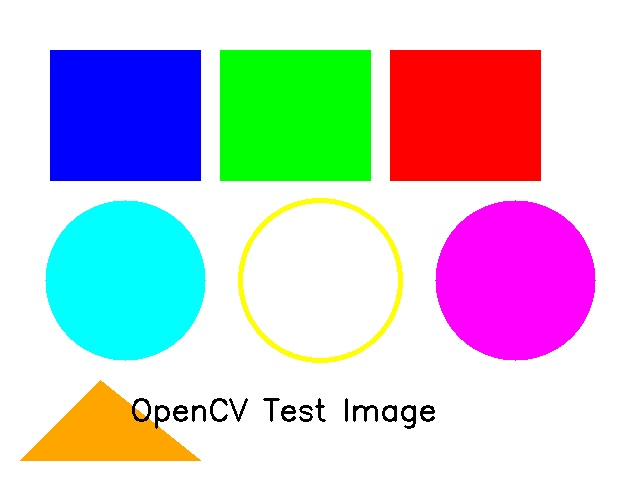
#> input picture opencv_learning/data/sample.jpg, 640 x 480 px
$ python color_spaces.py
#> lines starting #> are read from the running program, lines starting #| are printed output that depends on the picture; after the words box and inside, x2 and y2 are one past the last pixel; in counts of white or black regions, pixels touching at a corner belong together
### opencv_learning/utils/helpers.py
# =============================================================================
# 🛠 helpers.py - 工具函数库
# =============================================================================
# 本文件提供一些常用的辅助函数，供其他模块调用。
# 这样做的好处是：避免在多个文件中重复写相同的代码（DRY 原则：Don't Repeat Yourself）
# =============================================================================

# Python 3.7-3.8 兼容：让所有类型注解不被求值，避免 list[tuple] 语法报错
from __future__ import annotations

# Windows 控制台编码修复：让 emoji 和中文能正常输出
import sys as _sys
if _sys.platform == 'win32' and hasattr(_sys.stdout, 'reconfigure'):
    _sys.stdout.reconfigure(encoding='utf-8', errors='replace')
    _sys.stderr.reconfigure(encoding='utf-8', errors='replace')

import cv2                # OpenCV 库：import cv2 是约定俗成的写法
import numpy as np        # NumPy 库：import numpy as np 也是约定俗成的写法
import os                 # 操作系统接口：处理文件路径


# =============================================================================
# 1. 路径工具函数
# =============================================================================

def get_data_path(filename: str = "sample.jpg") -> str:
    """
    获取 data 目录下文件的完整路径。

    OpenCV 读取图片时需要完整路径，这个函数帮我们自动拼接路径。

    参数:
        filename: 图片文件名，默认为 "sample.jpg"

    返回:
        str: 文件的完整路径，例如 "D:/zhy/ai/git/opencv_learning/data/sample.jpg"

    原理:
        os.path.dirname(os.path.abspath(__file__)) 获取当前文件(helpers.py)所在目录
        再往上两级就到了项目根目录，然后拼接 data/ 和文件名
    """
    # __file__ 是当前文件的路径，例如 ".../utils/helpers.py"
    # os.path.abspath() 转为绝对路径
    # os.path.dirname() 取目录部分，即 ".../utils"
    current_dir = os.path.dirname(os.path.abspath(__file__))

    # os.path.dirname() 再取一次，即 ".../opencv_learning"（项目根目录）
    project_root = os.path.dirname(current_dir)

    # os.path.join() 把多个路径片段拼接成一个完整路径
    # 它会自动使用当前操作系统的路径分隔符（Windows 是 \，Linux 是 /）
    return os.path.join(project_root, "data", filename)


# [86 lines left out: functions get_output_path, create_sample_image, not called in this run]


# =============================================================================
# 3. 图像显示工具
# =============================================================================

def show_image(title: str, image: np.ndarray, wait: bool = True):
    """
    在窗口中显示图像。
    这是一个封装函数，让显示图像的操作更简洁。

    参数:
        title: 窗口标题
        image: 要显示的图像（numpy 数组）
        wait:  True = 等待用户按键后关闭窗口
              False = 立即返回（用于连续显示多张图时）

    OpenCV 窗口操作原理:
        cv2.imshow() 创建或更新一个窗口
        cv2.waitKey() 等待键盘输入，这是必须的——没有它窗口不会刷新
        参数是等待的毫秒数: 0 = 无限等待, >0 = 等待指定毫秒
    """
    cv2.imshow(title, image)
    if wait:
        print(f"   📺 显示窗口: '{title}' — 按任意键关闭窗口继续...")
        cv2.waitKey(0)           # 等待用户按键
        cv2.destroyWindow(title) # 关闭当前窗口


def show_multiple_images(images: list[tuple[str, np.ndarray]], cols: int = 2):
    """
    在一个窗口中并排显示多张图片。
    用于对比不同处理效果——比如原图和滤波后的图放在一起看。

    参数:
        images: 列表，每个元素是 (标题, 图像) 的元组
        cols:   每行放几张图

    原理:
        用 np.hstack() 或 np.vstack() 把多张图片拼成一张大图，然后显示。
        如果图片大小不一致，会先调整到相同大小。
        如果图片通道数不一致（比如灰度图和彩色图混在一起），灰度图会先转成彩色。
    """
    if len(images) == 0:
        return

    # --- 获取第一张图片的尺寸作为统一尺寸 ---
    h, w = images[0][1].shape[:2]  # .shape 返回 (高度, 宽度) 或 (高度, 宽度, 通道)

    # --- 处理每张图片 ---
    processed = []
    for title, img in images:
        # 统一尺寸
        if img.shape[:2] != (h, w):
            img = cv2.resize(img, (w, h))
        # 如果是灰度图（2维），转为3通道彩色以便拼接
        if len(img.shape) == 2:
            # cv2.cvtColor() 用于颜色空间转换
            # COLOR_GRAY2BGR 将灰度图转成 BGR 三通道（但看起来还是灰色）
            img = cv2.cvtColor(img, cv2.COLOR_GRAY2BGR)
        # 在图片上添加标题文字
        cv2.putText(img, title, (10, 30), cv2.FONT_HERSHEY_SIMPLEX,
                    0.7, (0, 0, 255), 2)
        processed.append(img)

    # --- 按行列拼接图片 ---
    rows = []
    for i in range(0, len(processed), cols):
        batch = processed[i:i + cols]
        # 如果这一行图片数不够 cols，用空白图片补齐
        while len(batch) < cols:
            blank = np.zeros_like(processed[0])
            batch.append(blank)
        # np.hstack() 水平拼接（horizontal stack）
        # 把同一行的多张图片左右拼在一起
        rows.append(np.hstack(batch))

    # np.vstack() 垂直拼接（vertical stack）
    # 把所有行上下拼在一起
    collage = np.vstack(rows)

    show_image("对比展示", collage)


# =============================================================================
# 4. 计时上下文管理器
# =============================================================================

class Timer:
    """
    计时器——用于测量代码块的执行时间。

    使用方式:
        with Timer("描述标签"):
            # 这里放你要计时的代码
            ...

    原理:
        __enter__ 在进入 with 块时执行，记录开始时间
        __exit__  在离开 with 块时执行，计算耗时并打印

    Python 的 with 语句 + 上下文管理器 = 优雅的资源管理
    """
    def __init__(self, label: str = "操作"):
        self.label = label

    # [12 lines left out: functions __enter__, __exit__, not called in this run]


# =============================================================================
# 5. 图片加载函数（带自动回退）
# =============================================================================

def load_image(filename: str = "sample.jpg") -> np.ndarray:
    """
    尝试从 data 目录加载图片。
    如果图片不存在，则自动生成一张测试图片。

    这是一个健壮的设计模式——"优雅降级"（Graceful Degradation）：
    即使依赖的外部资源不存在，程序也能正常运行。

    参数:
        filename: 期望加载的图片文件名

    返回:
        np.ndarray: 加载或生成的图片
    """
#> called with filename = 'sample.jpg'
    path = get_data_path(filename)
    if os.path.exists(path):
        # 文件存在，使用 cv2.imread() 读取
        img = cv2.imread(path)
#> img is the input picture: shape (480, 640, 3); mean B, G, R 211.9, 201.5, 203.3
        if img is not None:
            print(f"✅ 成功加载图片: {path}")
            return img

    # 文件不存在或读取失败，生成测试图片并自动保存
    print(f"⚠️  未找到图片 {path}，自动生成测试图片")
    img = create_sample_image()
    # 自动保存到 data/ 目录，下次运行就不需要生成了
    try:
        data_dir = os.path.dirname(path)
        os.makedirs(data_dir, exist_ok=True)
        cv2.imwrite(path, img)
        print(f"   💾 已自动保存到: {path}")
    except Exception:
        pass  # 保存失败也不影响程序运行
    return img

### opencv_learning/src/basics/color_spaces.py
# =============================================================================
# 🧱 基础篇 [3/3] - color_spaces.py
# 颜色空间转换：RGB/BGR、HSV、灰度、LAB 等
# =============================================================================
# 学完本模块你应该理解：
#   1. 什么是颜色空间（Color Space）
#   2. 常见颜色空间（BGR, 灰度, HSV, LAB）的特点和用途
#   3. 如何在颜色空间之间转换
#   4. 通道的分离与合并
#   5. 为什么颜色空间转换对图像处理如此重要
# =============================================================================

import cv2
import numpy as np
import os
import sys

sys.path.insert(0, os.path.abspath(os.path.join(os.path.dirname(__file__), "../..")))
from utils.helpers import load_image, show_image, show_multiple_images


# =============================================================================
# 核心概念: 什么是颜色空间？
# =============================================================================
# 颜色空间 (Color Space) 也叫颜色模型，是用数学方式表示颜色的方法。
#
# 想象一下：你要向别人描述"红色"，你可以说：
#   - RGB 方式: "R=255, G=0, B=0"（红绿蓝三原色的比例）
#   - HSV 方式: "色调=0°, 饱和度=100%, 亮度=100%"（像调色板一样）
#   - 灰度方式: "亮度=76"（只有一个亮度值）
# 它们描述的是同一种颜色，只是"语言"不同——这就是颜色空间的意义。
#
# 常用颜色空间及应用：
# ┌──────────┬──────────────────────────────────┬─────────────────────┐
# │ 颜色空间  │ 通道含义                          │ 典型应用             │
# ├──────────┼──────────────────────────────────┼─────────────────────┤
# │ BGR      │ Blue 蓝, Green 绿, Red 红         │ OpenCV 默认格式      │
# │ RGB      │ Red 红, Green 绿, Blue 蓝         │ 显示、网页           │
# │ 灰度     │ 亮度 (0黑~255白)                  │ 简化计算、边缘检测   │
# │ HSV      │ Hue色调, Saturation饱和度, Value明度│ 颜色检测、抠图      │
# │ LAB      │ L亮度, A绿红通道, B蓝黄通道         │ 色彩校正、肤色检测   │
# │ YCrCb    │ Y亮度, Cr红色差, Cb蓝色差          │ 肤色检测、视频压缩   │
# └──────────┴──────────────────────────────────┴─────────────────────┘
# =============================================================================


def demo_bgr_to_gray():
    """
    演示1: BGR → 灰度转换

    彩色图转换为灰度图是最常用的操作之一。
    灰度图只有亮度信息，处理起来比彩色图快 3 倍（因为通道数从 3 变成 1）。

    转换公式（加权平均）:
        Gray = 0.114*B + 0.587*G + 0.299*R
        绿色权重最高，因为人眼对绿色最敏感
        红色次之，蓝色最低
    """
    print("\n--- 📖 演示1: BGR → 灰度转换 ---")
    img = load_image("sample.jpg")

    # --- 方法1: cv2.cvtColor() ---
    gray1 = cv2.cvtColor(img, cv2.COLOR_BGR2GRAY)
    # COLOR_BGR2GRAY 是 OpenCV 定义的常量，表示"BGR 转 灰度"

    # --- 方法2: 手动计算（理解原理）---
    # 用 numpy 的矩阵运算实现加权平均
    b = img[:, :, 0].astype(np.float32)  # 蓝色通道，转为浮点数避免溢出
    g = img[:, :, 1].astype(np.float32)  # 绿色通道
    r = img[:, :, 2].astype(np.float32)  # 红色通道
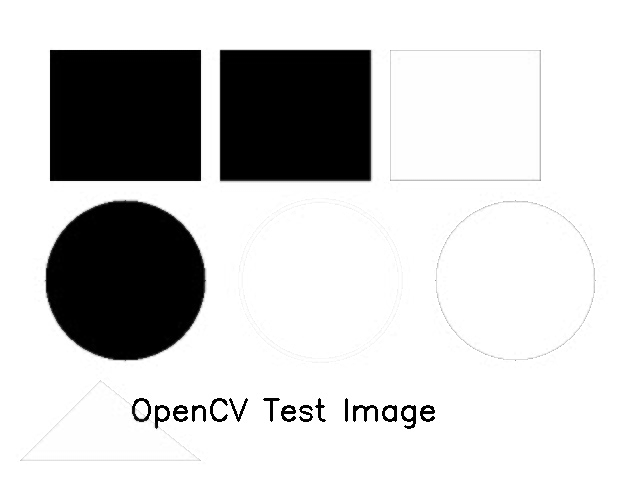
#> r: shape (480, 640) float32; min 0, max 255, mean 203.3
    gray_manual = (0.114 * b + 0.587 * g + 0.299 * r).astype(np.uint8)

    # --- 方法3: 直接读为灰度图 ---
    # cv2.imread(path, cv2.IMREAD_GRAYSCALE)

    print(f"   彩色图 shape: {img.shape}")        # (高, 宽, 3)
#|    彩色图 shape: (480, 640, 3)
    print(f"   灰度图 shape: {gray1.shape}")      # (高, 宽) — 没有通道维度
#|    灰度图 shape: (480, 640)
    print(f"   灰度图像素值范围: [{gray1.min()}, {gray1.max()}]")
#|    灰度图像素值范围: [0, 255]

    # 展示对比效果
    # 注意：灰度图是2维的，直接拼接需要先转成3通道
    gray_3ch = cv2.cvtColor(gray1, cv2.COLOR_GRAY2BGR)  # 转回3通道以便拼接
    gray_manual_3ch = cv2.cvtColor(gray_manual, cv2.COLOR_GRAY2BGR)

    show_multiple_images([
        ("原图 (BGR)", img),
        ("cv2.cvtColor 灰度", gray_3ch),
        ("手动计算 灰度", gray_manual_3ch),
    ])
#> after the loop in show_multiple_images, `for title, img in images:`: processed = 3 items
#> the loop in show_multiple_images, `for i in range(0, len(processed), cols):` made 2 passes
#> after the loop in show_multiple_images, `for i in range(0, len(processed), cols):`: rows = 2 items
    cv2.destroyAllWindows()

    print("   💡 人眼对绿色最敏感 → 绿色权重最高 (0.587)")


def demo_bgr_to_hsv():
    """
    演示2: BGR → HSV 转换

    HSV 是图像处理中非常重要的颜色空间，因为它把"颜色"和"亮度"分开了。

    HSV 三个通道:
        H (Hue 色调):        0-180 (OpenCV 中缩放到 180)
                             表示颜色在色环上的位置:
                               0=红, 30=黄, 60=绿, 90=青, 120=蓝, 150=品红
                             注意 OpenCV 把 360° 映射到 0-180
        S (Saturation 饱和度): 0-255
                             表示颜色的鲜艳程度:
                               0=灰色（无颜色）, 255=最鲜艳
        V (Value 明度):       0-255
                             表示颜色的亮度:
                               0=黑色, 255=最亮

    为什么 HSV 很强大？
        在 BGR 中，"红色"可以是 (0,0,200) 深红、(0,50,255) 亮红、(50,0,220) 偏紫的红
        但在 HSV 中，所有红色都在 H ≈ 0 附近！只需设定 H 的范围就能选出所有红色物体。
    """
    print("\n--- 📖 演示2: BGR → HSV 转换 ---")
    img = load_image("sample.jpg")

    # --- 转换到 HSV ---
    hsv = cv2.cvtColor(img, cv2.COLOR_BGR2HSV)
#> hsv: shape (480, 640, 3); mean H, S, V 35.8, 90.9, 252.5

    # --- 分离 HSV 三个通道 ---
    # cv2.split() 把多通道图像拆成多个单通道图像
    h, s, v = cv2.split(hsv)
    print(f"   H (色调) 通道: 范围 [{h.min()}, {h.max()}] mean={h.mean():.1f}")
#|    H (色调) 通道: 范围 [0, 179] mean=35.8
    print(f"   S (饱和度) 通道: 范围 [{s.min()}, {s.max()}] mean={s.mean():.1f}")
#|    S (饱和度) 通道: 范围 [0, 255] mean=90.9
    print(f"   V (明度) 通道: 范围 [{v.min()}, {v.max()}] mean={v.mean():.1f}")
#|    V (明度) 通道: 范围 [0, 255] mean=252.5

    # 将单通道转成三通道以便可视化（用伪彩色显示）
    h_show = cv2.cvtColor(h, cv2.COLOR_GRAY2BGR)
    s_show = cv2.cvtColor(s, cv2.COLOR_GRAY2BGR)
    v_show = cv2.cvtColor(v, cv2.COLOR_GRAY2BGR)

    # 在展示图上标注通道名
    cv2.putText(h_show, "H (Hue 色调)", (10, 30), cv2.FONT_HERSHEY_SIMPLEX, 0.7, (0, 255, 255), 2)
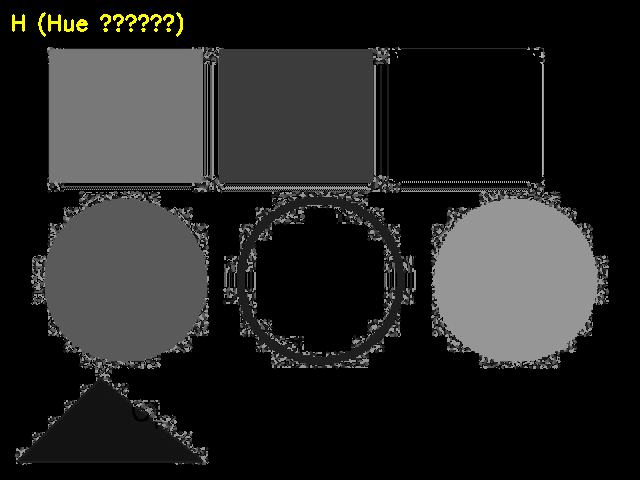
#> h_show: shape (480, 640, 3); mean B, G, R 35.8, 36.7, 36.7
    cv2.putText(s_show, "S (Saturation 饱和度)", (10, 30), cv2.FONT_HERSHEY_SIMPLEX, 0.7, (0, 255, 255), 2)
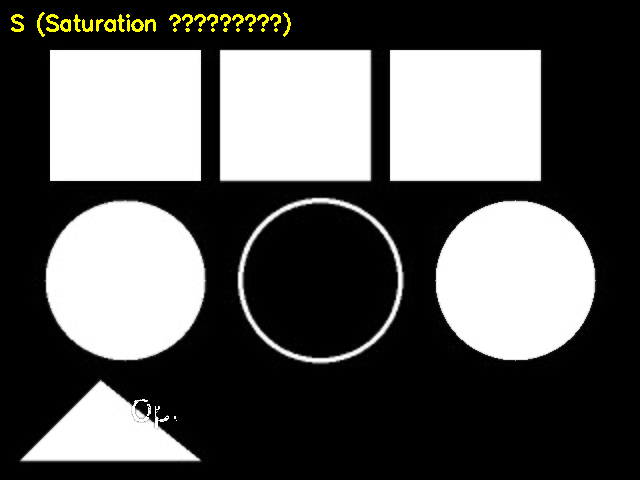
#> s_show: shape (480, 640, 3); mean B, G, R 90.9, 92.5, 92.5
    cv2.putText(v_show, "V (Value 明度)", (10, 30), cv2.FONT_HERSHEY_SIMPLEX, 0.7, (0, 255, 255), 2)
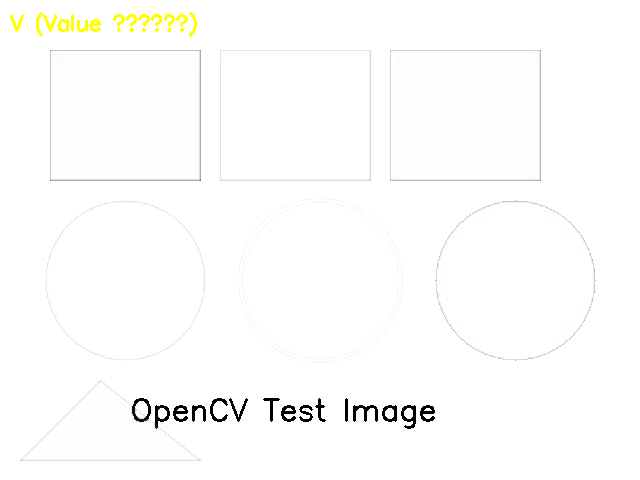
#> v_show: shape (480, 640, 3); mean B, G, R 251.6, 252.5, 252.5

    show_multiple_images([
        ("原图 (BGR)", img),
        ("H 色调通道", h_show),
        ("S 饱和度通道", s_show),
        ("V 明度通道", v_show),
    ])
#> call 2 of show_multiple_images, with cols = 2
#> after the loop in show_multiple_images (call 2), `for title, img in images:`: processed = 4 items
#> the loop in show_multiple_images (call 2), `for i in range(0, len(processed), cols):` made 2 passes
#> in show_multiple_images (call 2), `collage = np.vstack(rows)`:
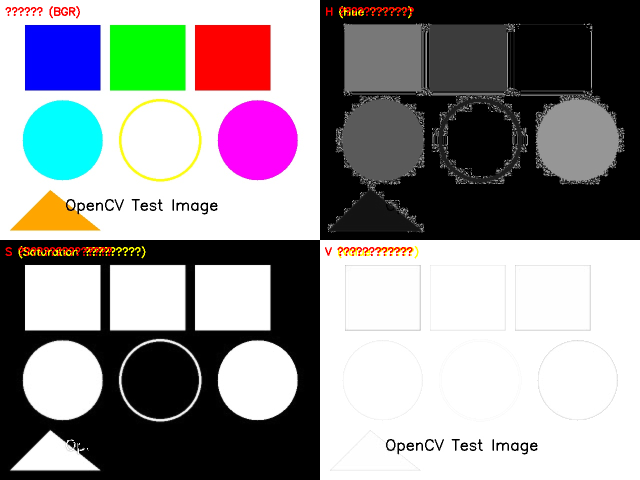
#> collage: shape (960, 1280, 3) (shown at 1/2 size); mean of channels 0, 1, 2 147.2, 145.1, 146.5; drawn as B, G, R
    cv2.destroyAllWindows()

    print("   💡 HSV 把颜色和亮度分开 → 提取特定颜色物体超级方便")


def demo_color_detection():
    """
    演示3: 基于 HSV 的颜色检测（实战应用）

    这是 HSV 空间最经典的应用：从图像中提取特定颜色的物体。
    原理很简单：
        1. 转换到 HSV 空间
        2. 设定目标颜色的 H、S、V 范围
        3. 用 cv2.inRange() 创建掩模（mask）——范围内的像素=255(白)，范围外的=0(黑)
        4. 用掩模提取原图中的对应区域
    """
    print("\n--- 📖 演示3: 颜色检测（HSV 实战）---")
    img = load_image("sample.jpg")
    hsv = cv2.cvtColor(img, cv2.COLOR_BGR2HSV)

    # --- 定义蓝色的 HSV 范围 ---
    # 蓝色在 HSV 色环上大约在 H=100~130 左右
    # 需要两个阈值: 下界(lower)和上界(upper)
    # 范围内的像素会被选中

    # 蓝色的范围（需要根据实际图像调整）
    lower_blue = np.array([100, 50, 50])    # H=100(蓝), S≥50(不要太灰), V≥50(不要太暗)
#> lower_blue = [100, 50, 50]
    upper_blue = np.array([130, 255, 255])  # H=130, S≤255, V≤255
#> upper_blue = [130, 255, 255]

    # 红色的范围（红色在 H 的 0 附近和 180 附近，因为色环是环形的！）
    # 所以我们分两段处理
    lower_red1 = np.array([0, 50, 50])
#> lower_red1 = [0, 50, 50]
    upper_red1 = np.array([10, 255, 255])
#> upper_red1 = [10, 255, 255]
    lower_red2 = np.array([170, 50, 50])
#> lower_red2 = [170, 50, 50]
    upper_red2 = np.array([180, 255, 255])
#> upper_red2 = [180, 255, 255]

    # --- cv2.inRange() 创建掩模 ---
    # 这个函数对每个像素检查: lower ≤ 像素值 ≤ upper
    # 如果满足条件 → 输出 255（白色）
    # 如果不满足   → 输出 0（黑色）
    mask_blue = cv2.inRange(hsv, lower_blue, upper_blue)
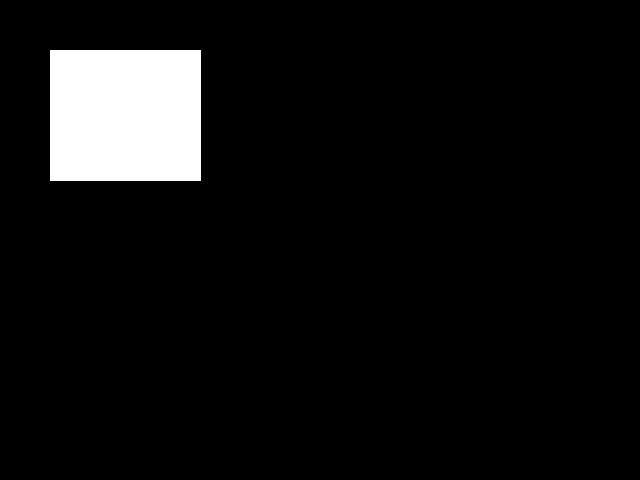
#> mask_blue: shape (480, 640); 6.4% white; 1 white region, box (x1, y1, x2, y2) and area: (50, 50, 201, 181) 19781

    # 红色需要合并两段
    mask_red1 = cv2.inRange(hsv, lower_red1, upper_red1)
#> mask_red1: shape (480, 640); 6.4% white; 3 white regions (2 under 20 px), largest, box (x1, y1, x2, y2) and area: (390, 50, 541, 181) 19763
    mask_red2 = cv2.inRange(hsv, lower_red2, upper_red2)
#> mask_red2: shape (480, 640); 0.01% white in thin lines or dots, all inside (x1, y1, x2, y2) = (390, 52, 541, 181)
    mask_red = cv2.bitwise_or(mask_red1, mask_red2)  # 合并两个掩模
#> mask_red: shape (480, 640); 6.4% white; 2 white regions (1 under 20 px), largest, box (x1, y1, x2, y2) and area: (390, 50, 541, 181) 19781

    # --- 用掩模提取原图中的颜色区域 ---
    # cv2.bitwise_and() 对每个像素做"按位与"运算
    # 掩模中白色的地方 (255) → 保留原图像素
    # 掩模中黑色的地方 (0)   → 变成黑色
    blue_region = cv2.bitwise_and(img, img, mask=mask_blue)
    red_region = cv2.bitwise_and(img, img, mask=mask_red)

    mask_blue_3ch = cv2.cvtColor(mask_blue, cv2.COLOR_GRAY2BGR)
    mask_red_3ch = cv2.cvtColor(mask_red, cv2.COLOR_GRAY2BGR)

    show_multiple_images([
        ("原图", img),
        ("蓝色掩模", mask_blue_3ch),
        ("提取的蓝色区域", blue_region),
        ("红色掩模", mask_red_3ch),
        ("提取的红色区域", red_region),
    ], cols=3)
    cv2.destroyAllWindows()

    print("   💡 cv2.inRange() + bitwise_and() = 颜色检测的核心套路")


def demo_channel_split_merge():
    """
    演示4: 通道分离与合并

    cv2.split()   — 把多通道图像拆成多个单通道
    cv2.merge()   — 把多个单通道合成为一个多通道图像

    理解通道操作是理解 OpenCV 图像处理的关键。
    """
    print("\n--- 📖 演示4: 通道分离与合并 ---")
    img = load_image("sample.jpg")

    # --- 分离通道 ---
    # cv2.split() 返回一个包含三个数组的元组
    # b, g, r 都是二维数组（单通道），尺寸和原图一样
    b, g, r = cv2.split(img)

    print(f"   B 通道: shape={b.shape}, dtype={b.dtype}, mean={b.mean():.1f}")
#|    B 通道: shape=(480, 640), dtype=uint8, mean=211.9
    print(f"   G 通道: shape={g.shape}, dtype={g.dtype}, mean={g.mean():.1f}")
#|    G 通道: shape=(480, 640), dtype=uint8, mean=201.5
    print(f"   R 通道: shape={r.shape}, dtype={r.dtype}, mean={r.mean():.1f}")
#|    R 通道: shape=(480, 640), dtype=uint8, mean=203.3

    # --- 单独查看每个通道 ---
    # 单通道图像看起来是"灰度"的
    # 亮的地方表示该通道的值高（该颜色在该区域很强）

    # --- 合并通道 ---
    # cv2.merge() 把多个单通道数组合并
    merged = cv2.merge([b, g, r])  # 按 BGR 顺序合并

    # --- 有趣的操作: 通道重排 ---
    # 把通道顺序从 BGR 变成 RGB（OpenCV → matplotlib 的转换）
    rgb = cv2.merge([r, g, b])  # 把 R 放到第一通道
    # 这个图像在 OpenCV 窗口中看起来颜色会不对（因为 OpenCV 默认 BGR 显示）
    # 但我们不展示了，重要的是理解原理

    # --- 零化某个通道 ---
    # 把蓝色通道全部设为0
    b_zero = img.copy()
    b_zero[:, :, 0] = 0  # 通道0 = 蓝色

    # 把绿色通道全部设为0
    g_zero = img.copy()
    g_zero[:, :, 1] = 0  # 通道1 = 绿色
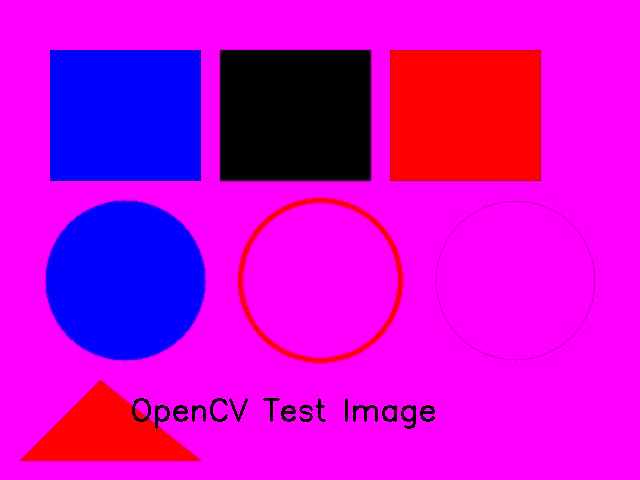
#> g_zero: shape (480, 640, 3); mean B, G, R 211.9, 0, 203.3

    # 把红色通道全部设为0
    r_zero = img.copy()
    r_zero[:, :, 2] = 0  # 通道2 = 红色

    b_show = cv2.cvtColor(b, cv2.COLOR_GRAY2BGR)
#> (the rest of the program and of its run is left out)
